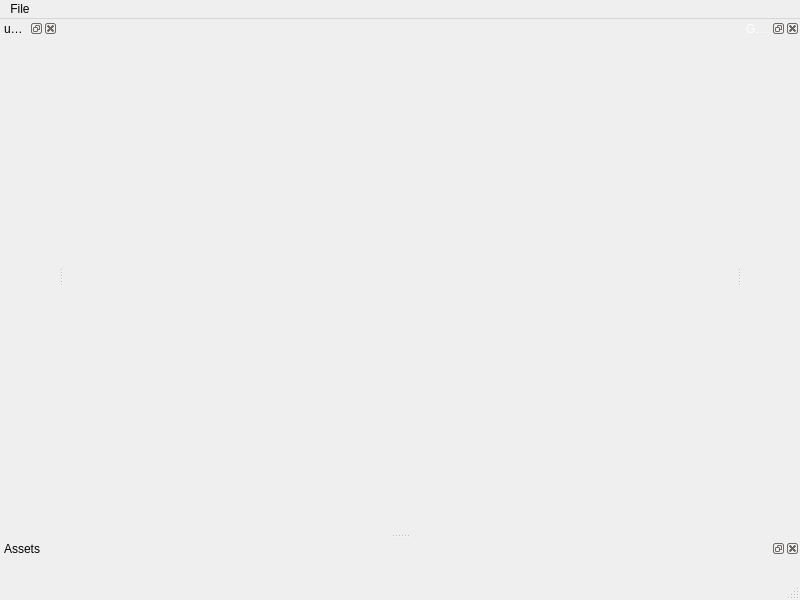
<?xml version="1.0" encoding="UTF-8"?>
<ui version="4.0">
 <class>MainWindow</class>
 <widget class="QMainWindow" name="MainWindow">
  <property name="geometry">
   <rect>
    <x>0</x>
    <y>0</y>
    <width>800</width>
    <height>600</height>
   </rect>
  </property>
  <property name="windowTitle">
   <string>Game Engine Editor</string>
  </property>
  <property name="styleSheet">
   <string notr="true"/>
  </property>
  <widget class="QWidget" name="centralwidget">
   <property name="styleSheet">
    <string notr="true"/>
   </property>
   <layout class="QGridLayout" name="gridLayout_4">
    <property name="leftMargin">
     <number>0</number>
    </property>
    <property name="topMargin">
     <number>0</number>
    </property>
    <property name="rightMargin">
     <number>0</number>
    </property>
    <property name="bottomMargin">
     <number>0</number>
    </property>
    <property name="spacing">
     <number>0</number>
    </property>
    <item row="0" column="0">
     <widget class="EditorOpenGLWidget" name="widget" native="true">
      <property name="styleSheet">
       <string notr="true"/>
      </property>
     </widget>
    </item>
   </layout>
  </widget>
  <widget class="QMenuBar" name="menubar">
   <property name="geometry">
    <rect>
     <x>0</x>
     <y>0</y>
     <width>800</width>
     <height>22</height>
    </rect>
   </property>
   <property name="styleSheet">
    <string notr="true"/>
   </property>
   <widget class="QMenu" name="menuFile">
    <property name="styleSheet">
     <string notr="true"/>
    </property>
    <property name="title">
     <string>File</string>
    </property>
    <addaction name="actionsave"/>
    <addaction name="actionopen"/>
   </widget>
   <addaction name="menuFile"/>
  </widget>
  <widget class="QStatusBar" name="statusbar"/>
  <widget class="QDockWidget" name="dockWidgetLeft">
   <property name="styleSheet">
    <string notr="true"/>
   </property>
   <property name="windowTitle">
    <string>udefine</string>
   </property>
   <attribute name="dockWidgetArea">
    <number>1</number>
   </attribute>
   <widget class="QWidget" name="dockWidgetContentsLeft">
    <property name="styleSheet">
     <string notr="true"/>
    </property>
    <layout class="QGridLayout" name="gridLayout">
     <property name="leftMargin">
      <number>0</number>
     </property>
     <property name="topMargin">
      <number>0</number>
     </property>
     <property name="rightMargin">
      <number>0</number>
     </property>
     <property name="bottomMargin">
      <number>0</number>
     </property>
     <property name="spacing">
      <number>0</number>
     </property>
     <item row="0" column="0">
      <widget class="QWidget" name="wrapWidgetLeft" native="true">
       <property name="sizePolicy">
        <sizepolicy hsizetype="Expanding" vsizetype="Expanding">
         <horstretch>0</horstretch>
         <verstretch>0</verstretch>
        </sizepolicy>
       </property>
       <property name="autoFillBackground">
        <bool>false</bool>
       </property>
       <property name="styleSheet">
        <string notr="true"/>
       </property>
      </widget>
     </item>
    </layout>
   </widget>
  </widget>
  <widget class="QDockWidget" name="dockWidgetRight">
   <property name="styleSheet">
    <string notr="true">color: #ffffff;</string>
   </property>
   <property name="windowTitle">
    <string>Game Objects</string>
   </property>
   <attribute name="dockWidgetArea">
    <number>2</number>
   </attribute>
   <widget class="QWidget" name="dockWidgetContentsRight">
    <layout class="QGridLayout" name="gridLayout_3">
     <property name="leftMargin">
      <number>0</number>
     </property>
     <property name="topMargin">
      <number>0</number>
     </property>
     <property name="rightMargin">
      <number>0</number>
     </property>
     <property name="bottomMargin">
      <number>0</number>
     </property>
     <property name="spacing">
      <number>0</number>
     </property>
     <item row="0" column="0">
      <widget class="QWidget" name="wrapWidgetRight" native="true"/>
     </item>
    </layout>
   </widget>
  </widget>
  <widget class="QDockWidget" name="dockWidgetBottom">
   <property name="minimumSize">
    <size>
     <width>79</width>
     <height>39</height>
    </size>
   </property>
   <property name="styleSheet">
    <string notr="true"/>
   </property>
   <property name="windowTitle">
    <string>Assets</string>
   </property>
   <attribute name="dockWidgetArea">
    <number>8</number>
   </attribute>
   <widget class="QWidget" name="dockWidgetContentsBottom">
    <property name="styleSheet">
     <string notr="true"/>
    </property>
    <layout class="QGridLayout" name="gridLayout_2">
     <property name="leftMargin">
      <number>0</number>
     </property>
     <property name="topMargin">
      <number>0</number>
     </property>
     <property name="rightMargin">
      <number>0</number>
     </property>
     <property name="bottomMargin">
      <number>0</number>
     </property>
     <property name="spacing">
      <number>0</number>
     </property>
     <item row="0" column="0">
      <widget class="QWidget" name="wrapWidgetBottom" native="true">
       <property name="sizePolicy">
        <sizepolicy hsizetype="Expanding" vsizetype="Expanding">
         <horstretch>0</horstretch>
         <verstretch>0</verstretch>
        </sizepolicy>
       </property>
       <property name="autoFillBackground">
        <bool>false</bool>
       </property>
       <property name="styleSheet">
        <string notr="true"/>
       </property>
      </widget>
     </item>
    </layout>
   </widget>
  </widget>
  <action name="actionsave">
   <property name="text">
    <string>save</string>
   </property>
  </action>
  <action name="actionopen">
   <property name="text">
    <string>open</string>
   </property>
  </action>
 </widget>
 <customwidgets>
  <customwidget>
   <class>EditorOpenGLWidget</class>
   <extends>QWidget</extends>
   <header>EditorOpenGLWidget.h</header>
   <container>1</container>
  </customwidget>
 </customwidgets>
 <resources/>
 <connections/>
</ui>
